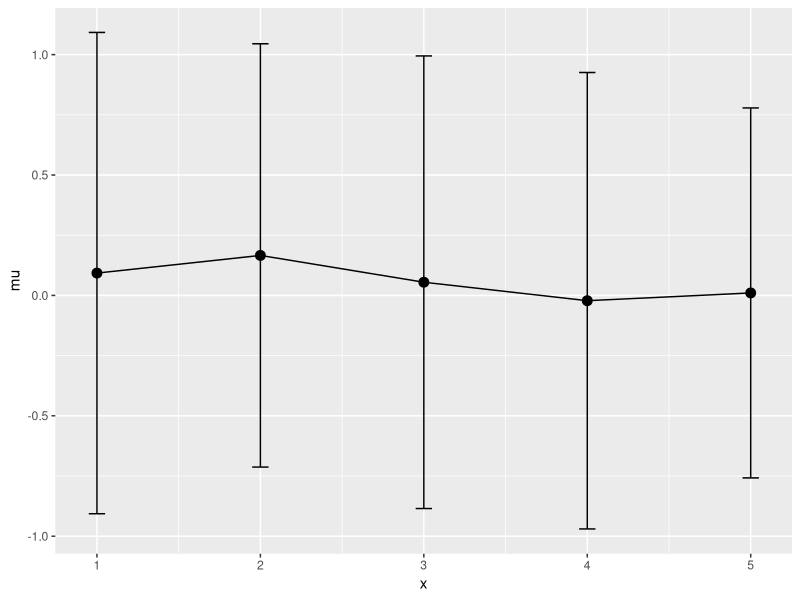

Write R code to recreate this figure.
# Code: Lineplot with Error Bars
# Created: 09/16/2016
# Author: Davit Sargsyan

# Data
require(data.table)
require(ggplot2)

dt <- data.table(x = rep(1:5, each = 20),
                 y = rnorm(100))

# Compute means and standard deviations
dt[, mu := mean(y),
   by = x]
dt[, std := sd(y),
   by = x]
d1 <- unique(subset(dt, select = -2))

# Plot means and error bars
ggplot(d1, 
       aes(x = x, 
           y = mu)) + 
  geom_line() +
  geom_point(size = 3) +
  geom_errorbar(aes(ymin = mu - std, 
                    ymax = mu + std),
                colour = "black", 
                width = .1) 